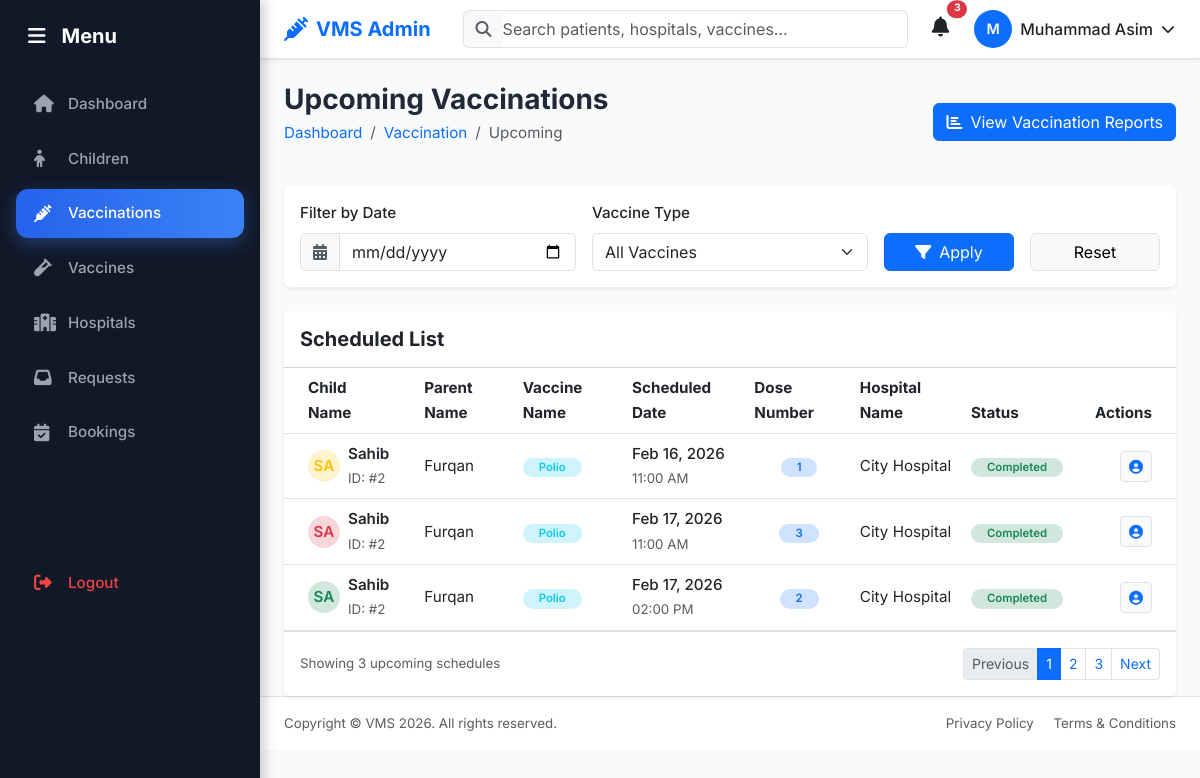
The app's page /admin/vaccination/upcoming_dates.php (signed in) with its own data.
### tables this page shows
CREATE TABLE `vaccination_schedule` (
  `id` int(11) NOT NULL,
  `child_id` int(11) NOT NULL,
  `vaccine_id` int(11) NOT NULL,
  `hospital_id` int(11) DEFAULT NULL,
  `scheduled_date` datetime NOT NULL,
  `dose_number` int(11) NOT NULL,
  `status` enum('pending','vaccinated','missed') NOT NULL DEFAULT 'pending',
  `created_at` timestamp NOT NULL DEFAULT current_timestamp()
);

CREATE TABLE `children` (
  `id` int(11) NOT NULL,
  `parent_id` int(11) NOT NULL,
  `name` varchar(100) NOT NULL,
  `date_of_birth` date NOT NULL,
  `gender` enum('Male','Female','Other') NOT NULL,
  `blood_group` varchar(5) DEFAULT NULL,
  `created_at` timestamp NOT NULL DEFAULT current_timestamp()
);

CREATE TABLE `users` (
  `id` int(11) NOT NULL,
  `name` varchar(100) NOT NULL,
  `email` varchar(100) NOT NULL,
  `password` varchar(255) NOT NULL,
  `role` enum('admin','parent','hospital') NOT NULL,
  `status` enum('active','inactive') NOT NULL DEFAULT 'active',
  `created_at` timestamp NOT NULL DEFAULT current_timestamp()
);

CREATE TABLE `vaccines` (
  `id` int(11) NOT NULL,
  `vaccine_name` varchar(100) NOT NULL,
  `total_dose` int(11) NOT NULL,
  `target_age_group` varchar(100) NOT NULL,
  `description` text DEFAULT NULL,
  `availability_status` enum('available','unavailable') NOT NULL DEFAULT 'available',
  `created_at` timestamp NOT NULL DEFAULT current_timestamp()
);

CREATE TABLE `hospitals` (
  `id` int(11) NOT NULL,
  `user_id` int(11) NOT NULL,
  `hospital_name` varchar(150) NOT NULL,
  `registration_no` varchar(50) NOT NULL,
  `phone` varchar(20) NOT NULL,
  `address` text NOT NULL,
  `status` enum('approved','pending','rejected') NOT NULL DEFAULT 'pending',
  `created_at` timestamp NOT NULL DEFAULT current_timestamp()
);

### admin/vaccination/upcoming_dates.php (the view, shortened to what this page needs)
<?php
include '../../config/db.php';
include '../includes/header.php';
include '../includes/sidebar.php';
$query = "SELECT
            vs.scheduled_date,
            vs.status,
            vs.dose_number,
            c.id as child_id,
            c.name as child_name,
            u.name as parent_name,
            v.vaccine_name,
            h.hospital_name
          FROM vaccination_schedule vs
          JOIN children c ON vs.child_id = c.id
          JOIN users u ON c.parent_id = u.id
          JOIN vaccines v ON vs.vaccine_id = v.id
          LEFT JOIN hospitals h ON vs.hospital_id = h.id
          ORDER BY vs.scheduled_date ASC";
$result = $conn->query($query);
?>
<main class="main-content">
    <div class="container-fluid px-4">
        <div class="d-flex align-items-center justify-content-between mb-4 mt-4">
            <div>
                <h3 class="fw-bold mb-1">Upcoming Vaccinations</h3>
                <nav aria-label="breadcrumb">
                    <ol class="breadcrumb">
                        <li class="breadcrumb-item"><a href="../dashboard.php" class="text-decoration-none">Dashboard</a></li>
                        <li class="breadcrumb-item"><a href="vaccination_report.php" class="text-decoration-none">Vaccination</a></li>
                        <li class="breadcrumb-item active" aria-current="page">Upcoming</li>
                    </ol>
                </nav>
            </div>
            <div>
                <a href="vaccination_report.php" class="btn btn-primary d-flex align-items-center gap-2">
                    <i class="fas fa-chart-bar"></i>
                    <span>View Vaccination Reports</span>
                </a>
            </div>
        </div>
        <div class="card border-0 shadow-sm mb-4">
            <div class="card-body">
                <form class="row g-3 align-items-end" id="filterForm">
                    <div class="col-md-4">
                        <label class="form-label fw-medium">Filter by Date</label>
                        <div class="input-group">
                            <span class="input-group-text bg-light"><i class="fas fa-calendar-alt text-muted"></i></span>
                            <input type="date" id="dateFilter" class="form-control">
                        </div>
                    </div>
                    <div class="col-md-4">
                        <label class="form-label fw-medium">Vaccine Type</label>
                        <select class="form-select" id="vaccineFilter">
                            <option value="">All Vaccines</option>
                        </select>
                    </div>
                    <div class="col-md-2">
                        <button type="button" class="btn btn-primary w-100" onclick="applyFilters()">
                            <i class="fas fa-filter me-2"></i>Apply
                        </button>
                    </div>
                    <div class="col-md-2">
                        <button type="button" class="btn btn-light border w-100" onclick="resetFilters()">
                            Reset
                        </button>
                    </div>
                </form>
            </div>
        </div>
        <div class="card border-0 shadow-sm">
            <div class="card-header bg-white py-3">
                <h5 class="card-title mb-0 fw-bold">Scheduled List</h5>
            </div>
            <div class="card-body p-0">
                <div class="table-responsive">
                    <table class="table table-hover align-middle mb-0">
                        <thead class="bg-light">
                            <tr>
                                <th class="px-4">Child Name</th>
                                <th>Parent Name</th>
                                <th>Vaccine Name</th>
                                <th>Scheduled Date</th>
                                <th>Dose Number</th>
                                <th>Hospital Name</th>
                                <th>Status</th>
                                <th class="text-end px-4">Actions</th>
                            </tr>
                        </thead>
                        <tbody>
                            <?php if($result && $result->num_rows > 0): ?>
                            <?php while($row = $result->fetch_assoc()):
                                $date_raw = date('Y-m-d', strtotime($row['scheduled_date']));
                                $display_date = date('M d, Y', strtotime($row['scheduled_date']));
                                $time = date('h:i A', strtotime($row['scheduled_date']));
                                $status_badge = 'bg-secondary-subtle text-secondary';
                                $status_text = ucfirst($row['status']);
                                if(strtolower($row['status']) == 'pending') {
                                    $status_badge = 'bg-warning-subtle text-warning';
                                    $status_text = 'Upcoming';
                                } elseif(strtolower($row['status']) == 'vaccinated') {
                                    $status_badge = 'bg-success-subtle text-success';
                                    $status_text = 'Completed';
                                } elseif(strtolower($row['status']) == 'missed') {
                                    $status_badge = 'bg-danger-subtle text-danger';
                                }
                                $initials = strtoupper(substr($row['child_name'], 0, 2));
                                $colors = ['primary', 'success', 'info', 'warning', 'danger', 'secondary'];
                                $color = $colors[array_rand($colors)];
                            ?>
                            <tr class="vaccination-row" data-vaccine="<?= htmlspecialchars($row['vaccine_name']) ?>" data-date="<?= $date_raw ?>">
                                <td class="px-4">
                                    <div class="d-flex align-items-center">
                                        <div class="avatar-sm rounded-circle bg-<?= $color ?>-subtle text-<?= $color ?> d-flex align-items-center justify-content-center me-2" style="width: 32px; height: 32px; font-weight: 600;">
                                            <?= $initials ?>
                                        </div>
                                        <div>
                                            <div class="fw-semibold"><?= htmlspecialchars($row['child_name']) ?></div>
                                            <small class="text-muted">ID: #<?= $row['child_id'] ?></small>
                                        </div>
                                    </div>
                                </td>
                                <td><?= htmlspecialchars($row['parent_name']) ?></td>
                                <td>
                                    <span class="badge bg-info-subtle text-info fw-semibold rounded-pill px-3"><?= htmlspecialchars($row['vaccine_name']) ?></span>
                                </td>
                                <td>
                                    <div class="fw-medium"><?= $display_date ?></div>
                                    <small class="text-muted"><?= $time ?></small>
                                </td>
                                <td class="text-center"><span class="badge bg-primary-subtle text-primary fw-semibold rounded-pill px-3"><?= htmlspecialchars($row['dose_number']) ?></span></td>
                                <td><?= htmlspecialchars($row['hospital_name'] ?? 'Not Assigned') ?></td>
                                <td>
                                    <span class="badge <?= $status_badge ?> fw-semibold rounded-pill px-3"><?= $status_text ?></span>
                                </td>
                                <td class="text-end px-4">
                                    <a href="../children/child_profile.php?id=<?= $row['child_id'] ?>" class="btn btn-sm btn-light border" title="View Child Profile">
                                        <i class="fas fa-user-circle text-primary"></i>
                                    </a>
                                </td>
                            </tr>
                            <?php endwhile; ?>
                            <?php else: ?>
                                <tr><td colspan="7" class="text-center py-4 text-muted">No upcoming vaccinations found.</td></tr>
                            <?php endif; ?>
                        </tbody>
                    </table>
                </div>
            </div>
            <div class="card-footer bg-white py-3 border-top">
                <div class="d-flex align-items-center justify-content-between">
                    <p class="text-muted small mb-0">Showing <?= $result ? $result->num_rows : 0 ?> upcoming schedules</p>
                    <nav aria-label="Page navigation">
                        <ul class="pagination pagination-sm mb-0">
                            <li class="page-item disabled"><a class="page-link" href="#">Previous</a></li>
                            <li class="page-item active" aria-current="page"><a class="page-link" href="#">1</a></li>
                            <li class="page-item"><a class="page-link" href="#">2</a></li>
                            <li class="page-item"><a class="page-link" href="#">3</a></li>
                            <li class="page-item"><a class="page-link" href="#">Next</a></li>
                        </ul>
                    </nav>
                </div>
            </div>
        </div>
    </div>
</main>
<?php
include '../includes/footer.php';
?>

### assets/css/admin.css (style rules this page uses)
:root { --primary-500: #3b82f6; --primary-600: #2563eb; --primary-700: #1d4ed8; --success-500: #22c55e; --warning-500: #f59e0b; --danger-500: #ef4444; --gray-50: #f9fafb; --gray-100: #f3f4f6; --gray-200: #e5e7eb; --gray-400: #9ca3af; --gray-700: #374151; --gray-800: #1f2937; --gray-900: #111827; --transition-fast: 150ms ease; --transition-base: 300ms ease; }
body { font-family: 'Inter', sans-serif; font-size: 0.95rem; line-height: 1.6; color: var(--gray-800); background-color: var(--gray-50); }
@media (min-width: 992px) { body { padding-left: 260px; } }

### records on screen
vaccination_schedule: child.name "SA", child.name "Sahib", child "2", users.name "Furqan", vaccine.vaccine_name "Polio", scheduled_date "Feb 16, 2026", scheduled_date "11:00 AM", dose_number "1", hospital.hospital_name "City Hospital", status "Completed"
vaccination_schedule: child.name "SA", child.name "Sahib", child "2", users.name "Furqan", vaccine.vaccine_name "Polio", scheduled_date "Feb 17, 2026", scheduled_date "11:00 AM", dose_number "3", hospital.hospital_name "City Hospital", status "Completed"
vaccination_schedule: child.name "SA", child.name "Sahib", child "2", users.name "Furqan", vaccine.vaccine_name "Polio", scheduled_date "Feb 17, 2026", scheduled_date "02:00 PM", dose_number "2", hospital.hospital_name "City Hospital", status "Completed"

### other values on screen
substr($adminName, 0, 1) "M"
$adminName "Muhammad Asim"
$result->num_rows "3"
